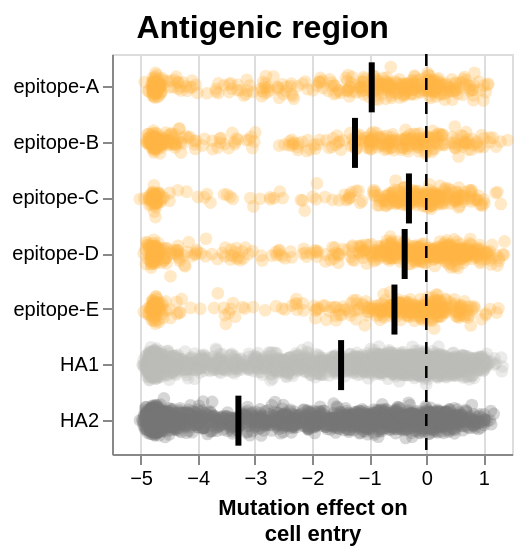

The notebook cell this image was saved under:
### Markdown cell above
### Distribution of functional effects across classic antigenic regions

### Code cell
# Define custom colors for each RBS region
colors = {
    'epitope-A': '#FFB547',
    'epitope-B': '#FFB547',
    'epitope-C': '#FFB547',
    'epitope-D': '#FFB547',
    'epitope-E': '#FFB547',
    'HA1': '#bdbebb',
    'HA2': '#767676',
}

order = ['epitope-A', 'epitope-B', 'epitope-C', 'epitope-D', 'epitope-E', 'HA1', 'HA2']

# Filter out cleavage site and transmembrane domain
func_data_antigenic = func_data_for_heatmap.query('region not in ["cleavage site", "Transmembrane domain"]')

# Create the jitter plot layer
points = alt.Chart(func_data_antigenic).mark_circle(size=40, opacity=0.3, stroke=None, strokeWidth=0).encode(
    y=alt.Y(
        "region",
        sort=order
    ).title(None),
    x=alt.X(
        'effect',
        title=(["Mutation effect on", "cell entry"]),
    ),
    yOffset="jitter:Q",
    color=alt.Color(
            "region",
            scale=alt.Scale(domain=list(colors.keys()), range=list(colors.values())),
            legend=None
    ),
    tooltip=['site', 'wildtype', 'mutant', 'effect'],
).transform_calculate(
    jitter="sqrt(-2*log(random()))*cos(2*PI*random())"
)

# Add black median line
median_line = alt.Chart(func_data_antigenic).mark_tick(
    color='black',
    thickness=3,
    size=25
).encode(
    y=alt.Y('region:N', sort=order),
    x='median(effect):Q'
)

vline = alt.Chart().mark_rule(
    color='black',
    size=1.25,
    opacity=1.0,
    strokeDash=[6,6]
).encode(x=alt.X(datum=0))

# Combine layers with median line on top
chart = alt.layer(
    points,
    median_line,
    vline
).properties(
    height=200, 
    width=200
)

# mean_entropy_epitope = func_data_ann[['site', 'region', 'entropy']].drop_duplicates().groupby(
#     "region"
# )["entropy"].mean().reset_index().rename(
#     columns={'entropy': 'mean_entropy'}
# )

# bar_chart = alt.Chart(mean_entropy_epitope).mark_bar(size=20).encode(
#     x=alt.X(
#         'mean_entropy:Q',
#         title=['Mean entropy', '(in natural sequences)'],
#         axis=alt.Axis(
#             tickCount=1,
#         )
#     ),
#     y=alt.Y(
#         'region:N',
#         sort=order, 
#         title=None,
#         axis=None
#     ),
#     color=alt.Color(
#             "region",
#             scale=alt.Scale(domain=list(colors.keys()), range=list(colors.values())),
#             legend=None
#     ),
#     tooltip=['region', 'mean_entropy']
# ).properties(
#     height=200,
#     width=80
# )

# Concatenate the plots
epitope_combined_chart = alt.concat(
    chart,  # jitter + median line + vline chart
    spacing=10
).resolve_scale(
    y='shared'
).properties(
    title=alt.TitleParams(
        text='Antigenic region',
        anchor='middle',
        fontSize=16,
        fontWeight='bold',
    )
)

epitope_combined_chart.display()

### Figure 1 — Vega-Lite specification as saved in the notebook (floating-point values rounded to 4 significant figures; data arrays with more than 128 entries replaced by an {"elided": "..."} marker saying what was removed)
{"config": {"view": {"continuousWidth": 300, "continuousHeight": 300}}, "concat": [{"layer": [{"data": {"name": "data-b9094b5b2c0aa503ae18bec4b2b3ed9a"}, "mark": {"type": "circle", "opacity": 0.3, "size": 40, "stroke": null, "strokeWidth": 0}, "encoding": {"color": {"field": "region", "legend": null, "scale": {"domain": ["epitope-A", "epitope-B", "epitope-C", "epitope-D", "epitope-E", "HA1", "HA2"], "range": ["#FFB547", "#FFB547", "#FFB547", "#FFB547", "#FFB547", "#bdbebb", "#767676"]}, "type": "nominal"}, "tooltip": [{"field": "site", "type": "nominal"}, {"field": "wildtype", "type": "nominal"}, {"field": "mutant", "type": "nominal"}, {"field": "effect", "type": "quantitative"}], "x": {"field": "effect", "title": ["Mutation effect on", "cell entry"], "type": "quantitative"}, "y": {"field": "region", "sort": ["epitope-A", "epitope-B", "epitope-C", "epitope-D", "epitope-E", "HA1", "HA2"], "title": null, "type": "nominal"}, "yOffset": {"field": "jitter", "type": "quantitative"}}, "transform": [{"calculate": "sqrt(-2*log(random()))*cos(2*PI*random())", "as": "jitter"}]}, {"data": {"name": "data-b9094b5b2c0aa503ae18bec4b2b3ed9a"}, "mark": {"type": "tick", "color": "black", "size": 25, "thickness": 3}, "encoding": {"x": {"aggregate": "median", "field": "effect", "type": "quantitative"}, "y": {"field": "region", "sort": ["epitope-A", "epitope-B", "epitope-C", "epitope-D", "epitope-E", "HA1", "HA2"], "type": "nominal"}}}, {"data": {"name": "empty"}, "mark": {"type": "rule", "color": "black", "opacity": 1.0, "size": 1.25, "strokeDash": [6, 6]}, "encoding": {"x": {"datum": 0}}}], "height": 200, "width": 200}], "resolve": {"scale": {"y": "shared"}}, "spacing": 10, "title": {"text": "Antigenic region", "anchor": "middle", "fontSize": 16, "fontWeight": "bold"}, "$schema": "https://vega.github.io/schema/vega-lite/v5.20.1.json", "datasets": {"data-b9094b5b2c0aa503ae18bec4b2b3ed9a": {"elided": "8029 records"}, "empty": [{}]}}
